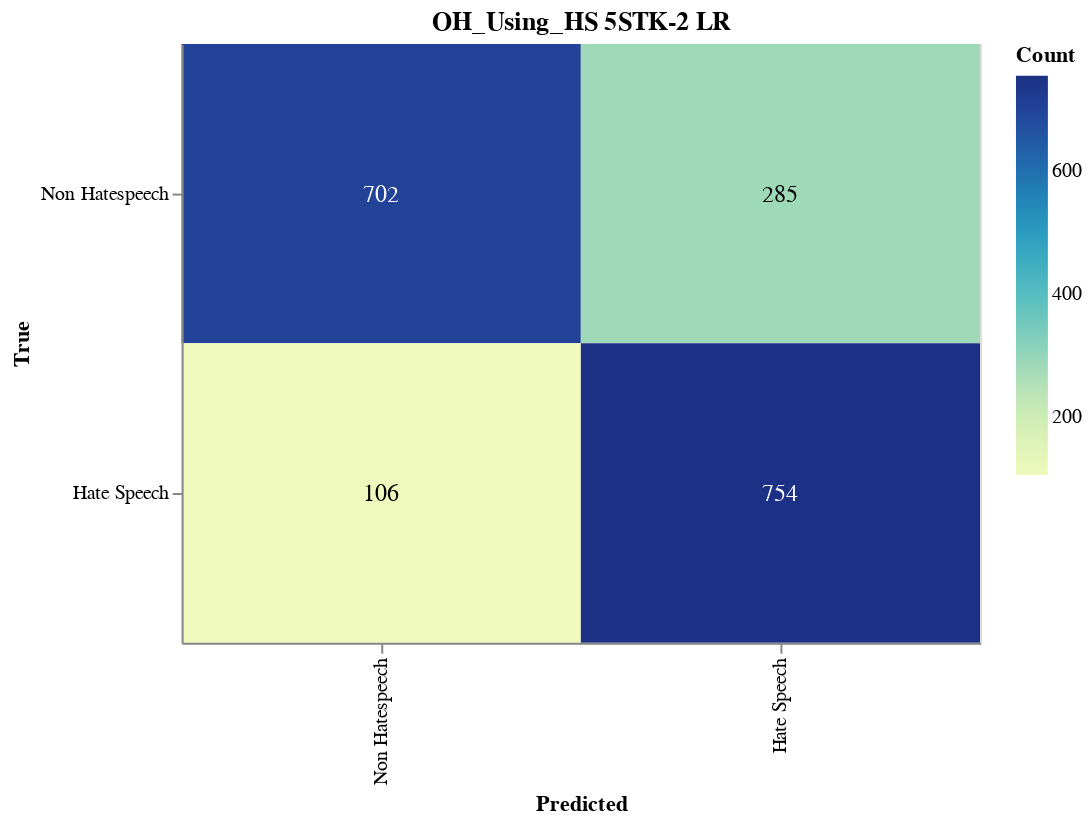

This figure's notebook cell:
### Markdown cell above
#### Save CM

### Code cell
import altair as alt
import altair_saver
import pandas as pd
from sklearn.metrics import confusion_matrix

# Calculate the confusion matrix
cm = confusion_matrix(y_val, adjusted_predictions)

# Define class names
class_names = ['Non Hatespeech', 'Hate Speech']

# Convert confusion matrix to DataFrame
cm_df = pd.DataFrame(cm, index=class_names, columns=class_names).reset_index().melt(id_vars='index')
cm_df.columns = ['True', 'Predicted', 'Count']

# Ensure the order of categories
cm_df['True'] = pd.Categorical(cm_df['True'], categories=class_names, ordered=True)
cm_df['Predicted'] = pd.Categorical(cm_df['Predicted'], categories=class_names, ordered=True)

# Create the Altair plot
heatmap = alt.Chart(cm_df).mark_rect().encode(
    x=alt.X('Predicted:O', sort=class_names),
    y=alt.Y('True:O', sort=class_names),
    color='Count:Q',
    tooltip=['True', 'Predicted', 'Count']
).properties(
    width=400,
    height=300,
    title='OH_Using_HS 5STK-2 LR'
)

# Add text labels
text = heatmap.mark_text(
    align='center',
    baseline='middle',
    fontSize=12
).encode(
    text='Count:Q',
    color=alt.condition(
        alt.datum.Count > cm.max() / 2,
        alt.value('white'),
        alt.value('black')
    )
)

# Combine heatmap and text
final_chart = heatmap + text

# Display the plot
final_chart.show()

### Figure 1 — Vega-Lite specification as saved in the notebook (floating-point values rounded to 4 significant figures)
{"config": {"view": {"continuousWidth": 300, "continuousHeight": 300}}, "layer": [{"mark": {"type": "rect"}, "encoding": {"color": {"field": "Count", "type": "quantitative"}, "tooltip": [{"field": "True", "type": "ordinal"}, {"field": "Predicted", "type": "ordinal"}, {"field": "Count", "type": "quantitative"}], "x": {"field": "Predicted", "sort": ["Non Hatespeech", "Hate Speech"], "type": "ordinal"}, "y": {"field": "True", "sort": ["Non Hatespeech", "Hate Speech"], "type": "ordinal"}}, "title": "OH_Using_HS 5STK-2 LR"}, {"mark": {"type": "text", "align": "center", "baseline": "middle", "fontSize": 12}, "encoding": {"color": {"condition": {"test": "(datum.Count > 377.0)", "value": "white"}, "value": "black"}, "text": {"field": "Count", "type": "quantitative"}, "tooltip": [{"field": "True", "type": "ordinal"}, {"field": "Predicted", "type": "ordinal"}, {"field": "Count", "type": "quantitative"}], "x": {"field": "Predicted", "sort": ["Non Hatespeech", "Hate Speech"], "type": "ordinal"}, "y": {"field": "True", "sort": ["Non Hatespeech", "Hate Speech"], "type": "ordinal"}}, "title": "OH_Using_HS 5STK-2 LR"}], "data": {"name": "data-4e2aff1d45104ca8ef9dd836d3a8dae3"}, "height": 300, "width": 400, "$schema": "https://vega.github.io/schema/vega-lite/v5.17.0.json", "datasets": {"data-4e2aff1d45104ca8ef9dd836d3a8dae3": [{"True": "Non Hatespeech", "Predicted": "Non Hatespeech", "Count": 702}, {"True": "Hate Speech", "Predicted": "Non Hatespeech", "Count": 106}, {"True": "Non Hatespeech", "Predicted": "Hate Speech", "Count": 285}, {"True": "Hate Speech", "Predicted": "Hate Speech", "Count": 754}]}}
